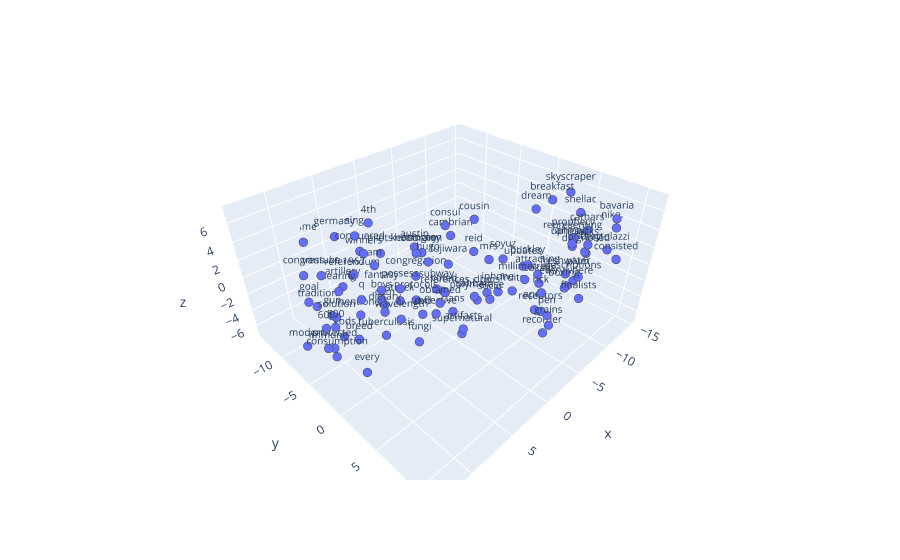

Write notebook code for a chart like this one.
### Code cell
import plotly.express as px

fig = px.scatter_3d(x=x[:100],y=y[:100],z=z[:100],text=sample[:100])
fig.update_traces(marker=dict(size=3,line=dict(width=2)),textfont_size=10)
fig.show()

### Figure 1 — Plotly figure (JSON) as saved in the notebook; plotly's stock layout.template omitted (floating-point values rounded to 4 significant figures)
{"data": [{"hovertemplate": "x=%{x}<br>y=%{y}<br>z=%{z}<br>text=%{text}<extra></extra>", "legendgroup": "", "marker": {"color": "#636efa", "line": {"width": 2}, "size": 3, "symbol": "circle"}, "mode": "markers+text", "name": "", "scene": "scene", "showlegend": false, "text": ["subway", "fantasy", "polymerase", "sing", "pilots", "referendum", "millimetres", "am", "freshwater", "soyuz", "fujiwara", "struck", "pen", "lacks", "fruits", "1967", "sabbath", "bortolazzi", "iphone", "consul", "attorney", "austin", "hearing", "congregation", "dbms", "clans", "reflective", "grains", "mentioned", "boxing", "receptors", "socio", "attracting", "voted", "every", "upheaval", "descriptions", "dietary", "plym", "kensington", "recorder", "honorary", "updates", "immune", "everywhere", "breed", "com", "cousin", "hugo", "600", "dvd", "bavaria", "nikolai", "obtained", "breakfast", "4th", "conquered", "tradition", "fungi", "bribery", "congress", "shellac", "wavelength", "finalists", "prime", "gun", "modern", "boys", "supernatural", "winners", "solution", "protocols", "representing", "leakage", "cambrian", "consumption", "diagnosed", "germany", "youtube", "protected", "ahmad", "cathars", "800", "possess", "tuberculosis", "artifacts", "mrs", "apex", "skyscraper", "prophecy", "consisted", "gods", "artillery", "goal", "references", "dream", "buckley", "q", "reid", "rick"], "textfont": {"size": 10}, "type": "scatter3d", "x": [0.003717, 5.731, -0.8659, 5.647, 3.806, 6.409, -1.5, 6.229, -6.711, -1.704, 0.6179, 3.352, -4.54, -6.936, -4.389, 7.511, 0.07494, -12.38, -3.68, -0.2003, 0.6744, 1.422, 9.389, 0.3986, -5.063, -0.4628, 2.888, -3.98, 6.494, -6.058, -4.438, -0.4845, -8.663, -2.654, 9.469, -10.68, -10.12, 6.631, -8.652, -0.7295, -4.923, 2.602, -6.056, 11.32, -8.977, 8.449, 6.056, -1.424, 1.617, 13.12, 4.385, -12.24, -14.75, 3.142, -8.249, 2.388, 3.967, 10.17, 5.872, -10.15, 9.495, -12.6, 7.158, -3.674, 7.584, 11.1, 11.63, 5.366, 0.1662, 5.176, 9.685, 3.073, -12.36, -7.761, -3.354, 11.7, -11.56, 4.825, 10.53, 10.65, -7.895, -10.7, 12.33, 6.8, 8.271, 3.69, -1.313, -5.648, -11.46, -10.18, -9.322, 9.667, 8.088, 9.867, 1.502, -5.641, -2.611, 7.642, -4.735, -3.437], "y": [-2.362, -3.775, 2.307, -7.29, -6.088, -7.349, 7.035, -3.79, 7.847, 4.398, -0.09397, -4.145, 7.87, 9.428, 3.711, -5.272, 2.773, 8.726, 2.528, -1.305, -3.671, -3.847, -5.146, -5.048, -0.02318, -0.5339, 0.564, 8.499, -6.658, 8.353, 7.199, 4.165, 3.626, -4.118, -2.076, 5.892, 6.918, -2.283, 8.172, -6.097, 7.42, -2.245, 3.548, -5.248, 6.915, -4.346, -3.027, 1.109, -1.726, -1.396, 0.381, 9.115, 8.125, 1.385, 4.504, -9.63, -9.32, -8.196, 1.478, 7.594, -11.15, 5.143, 0.7158, 11.16, -13.74, -3.867, -8.929, -4.364, 1.362, -6.865, -5.775, -2.016, 4.941, 4.478, -3.755, -3.174, 7.022, -12.31, -5.657, -5.319, 7.374, 7.186, -1.332, 0.4369, -0.1111, 4.822, 3.123, 5.696, 4.375, 6.176, 11.16, -4.904, -6.542, -10.41, 0.3801, 4.599, 6.46, -4.35, -1.79, 7.622], "z": [-2.341, -0.1519, -1.59, 4.214, 1.986, 0.1076, 2.959, 2.879, 1.308, 3.71, 2.107, -2.961, -2.399, 5.096, -1.656, 1.772, -0.3758, 1.758, -2.029, 5.367, 1.735, 2.637, 0.9512, -1.911, -4.301, -4.473, -2.102, -2.865, -4.434, 0.3033, -2.211, -0.252, -1.899, -5.05, -6.994, 1.647, -1.717, -1.377, 0.1448, -0.1007, -5.118, 3.213, 0.3842, -4.785, -1.788, -4.902, -1.318, 6.492, 2.043, 1.303, -1.386, 5.422, 2.982, -0.217, 7.158, 3.311, 0.8083, -2.084, -3.076, 2.038, -0.3185, 4.398, -0.08772, 1.996, 1.513, -0.05857, -6.755, -1.817, -5.831, 2.231, -2.261, -1.815, 1.173, -2.099, 1.902, -4.127, 0.9313, 1.603, 3.024, -5.258, 3.851, 4.022, 0.9732, 2.871, -1.756, -0.7912, 3.234, -3.614, 6.751, 3.026, 3.259, -4.157, 0.0468, -2.999, -0.468, 7.243, 3.652, -0.5167, 0.2441, 0.779]}], "layout": {"legend": {"tracegroupgap": 0}, "margin": {"t": 60}, "scene": {"domain": {"x": [0, 1], "y": [0, 1]}, "xaxis": {"title": {"text": "x"}}, "yaxis": {"title": {"text": "y"}}, "zaxis": {"title": {"text": "z"}}}}}
